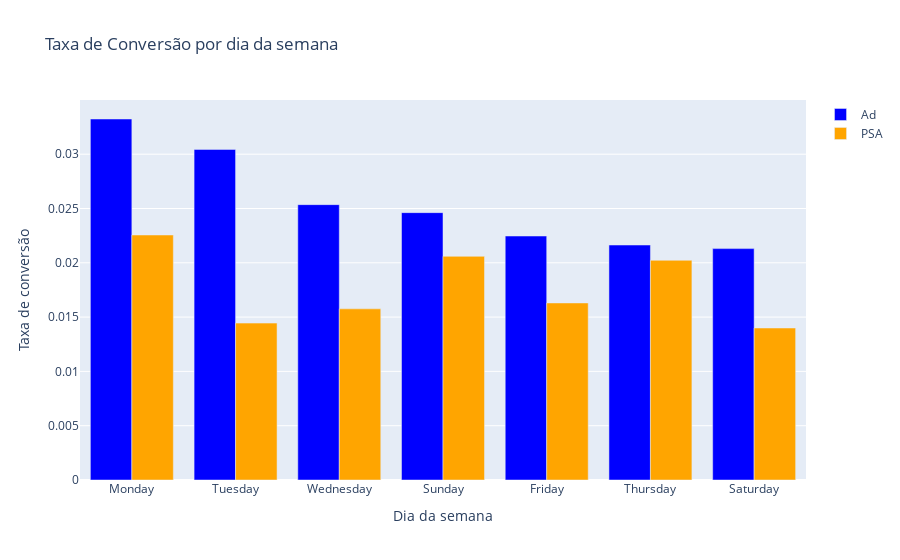

The code cell stored with this chart in its notebook:
### Code cell
# Gráfico com a taxa de conversão por dia da semana agrupado por grupo de teste
fig = go.Figure()

fig.add_trace(go.Bar(x=conversion_by_day.index,
                     y=conversion_by_day['ad'],
                     name='Ad',
                     marker_color='blue'))


fig.add_trace(go.Bar(x=conversion_by_day.index,
                     y=conversion_by_day['psa'],
                     name='PSA',
                     marker_color='orange'))
                     #base=conversion_by_day['ad']


fig.update_layout(title="Taxa de Conversão por dia da semana",
                  xaxis_title="Dia da semana",
                  yaxis_title="Taxa de conversão",
                  barmode='group')

fig.show()

### Figure 1 — Plotly figure (JSON) as saved in the notebook; plotly's stock layout.template omitted (floating-point values rounded to 4 significant figures)
{"data": [{"marker": {"color": "blue"}, "name": "Ad", "type": "bar", "x": ["Monday", "Tuesday", "Wednesday", "Sunday", "Friday", "Thursday", "Saturday"], "y": [0.03324, 0.03044, 0.02536, 0.02462, 0.02246, 0.02164, 0.02131]}, {"marker": {"color": "orange"}, "name": "PSA", "type": "bar", "x": ["Monday", "Tuesday", "Wednesday", "Sunday", "Friday", "Thursday", "Saturday"], "y": [0.02256, 0.01445, 0.01576, 0.02059, 0.0163, 0.02023, 0.014]}], "layout": {"barmode": "group", "title": {"text": "Taxa de Conversão por dia da semana"}, "xaxis": {"title": {"text": "Dia da semana"}}, "yaxis": {"title": {"text": "Taxa de conversão"}}}}
